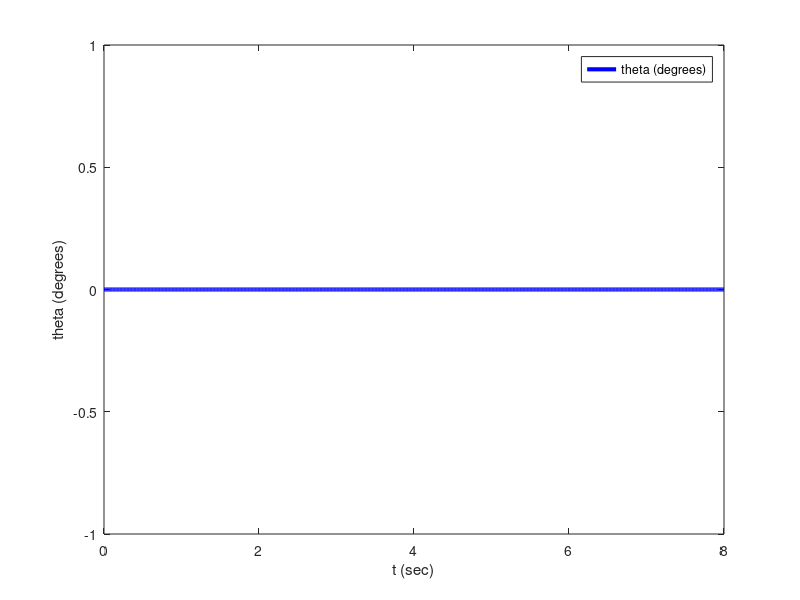

Write MATLAB code to recreate this figure.
function [t,VAR,Output] = MGSpinStability3DRigidBodyWithBodyXYZAngles
%===========================================================================
% File: MGSpinStability3DRigidBodyWithBodyXYZAngles.m created May 10 2019 by MotionGenesis 5.9.
% Portions copyright (c) 2009-2019 Motion Genesis LLC.  Rights reserved.
% MotionGenesis Student Licensee: clayFreeman19. (until February 2022).
% Paid-up MotionGenesis Student licensees are granted the right
% to distribute this code for legal student-academic (non-professional) purposes only,
% provided this copyright notice appears in all copies and distributions.
%===========================================================================
% The software is provided "as is", without warranty of any kind, express or    
% implied, including but not limited to the warranties of merchantability or    
% fitness for a particular purpose. In no event shall the authors, contributors,
% or copyright holders be liable for any claim, damages or other liability,     
% whether in an action of contract, tort, or otherwise, arising from, out of, or
% in connection with the software or the use or other dealings in the software. 
%===========================================================================
eventDetectedByIntegratorTerminate1OrContinue0 = [];
wx=0; wy=0; wz=0;
q1Dt=0; q2Dt=0; q3Dt=0; theta=0;


%-------------------------------+--------------------------+-------------------+-----------------
% Quantity                      | Value                    | Units             | Description
%-------------------------------|--------------------------|-------------------|-----------------
q1                              =  0;                      % degrees             Initial Value
q2                              =  0;                      % degrees             Initial Value
q3                              =  0;                      % degrees             Initial Value

tInitial                        =  0.0;                    % second              Initial Time
tFinal                          =  8;                      % sec                 Final Time
tStep                           =  0.01;                   % sec                 Integration Step
printIntScreen                  =  1;                      % 0 or +integer       0 is NO screen output
printIntFile                    =  1;                      % 0 or +integer       0 is NO file   output
absError                        =  1.0E-7;                 %                     Absolute Error
relError                        =  1.0E-08;                %                     Relative Error
%-------------------------------+--------------------------+-------------------+-----------------

% Unit conversions
DEGtoRAD = pi / 180.0;
RADtoDEG = 180.0 / pi;
q1 = q1 * DEGtoRAD;
q2 = q2 * DEGtoRAD;
q3 = q3 * DEGtoRAD;

VAR = SetMatrixFromNamedQuantities;
[t,VAR,Output] = IntegrateForwardOrBackward( tInitial, tFinal, tStep, absError, relError, VAR, printIntScreen, printIntFile );
OutputToScreenOrFile( [], 0, 0 );   % Close output files.
PlotOutputFiles;


%===========================================================================
function sys = mdlDerivatives( t, VAR, uSimulink )
%===========================================================================
SetNamedQuantitiesFromMatrix( VAR );

% Quantities to be specified (not assigned in MotionGenesis).
wx = 0;
wy = 0;
wz = 0;

q1Dt = (wx*cos(q3)-wy*sin(q3))/cos(q2);
q2Dt = wx*sin(q3) + wy*cos(q3);
q3Dt = wz - tan(q2)*(wx*cos(q3)-wy*sin(q3));

sys = transpose( SetMatrixOfDerivativesPriorToIntegrationStep );
end



%===========================================================================
function VAR = SetMatrixFromNamedQuantities
%===========================================================================
VAR = zeros( 1, 3 );
VAR(1) = q1;
VAR(2) = q2;
VAR(3) = q3;
end


%===========================================================================
function SetNamedQuantitiesFromMatrix( VAR )
%===========================================================================
q1 = VAR(1);
q2 = VAR(2);
q3 = VAR(3);
end


%===========================================================================
function VARp = SetMatrixOfDerivativesPriorToIntegrationStep
%===========================================================================
VARp = zeros( 1, 3 );
VARp(1) = q1Dt;
VARp(2) = q2Dt;
VARp(3) = q3Dt;
end



%===========================================================================
function Output = mdlOutputs( t, VAR, uSimulink )
%===========================================================================
theta = acos(cos(q1)*cos(q3)-sin(q1)*sin(q2)*sin(q3));

Output = zeros( 1, 2 );
Output(1) = t;
Output(2) = theta*RADtoDEG;
end


%===========================================================================
function OutputToScreenOrFile( Output, shouldPrintToScreen, shouldPrintToFile )
%===========================================================================
persistent FileIdentifier hasHeaderInformationBeenWritten;

if( isempty(Output) ),
   if( ~isempty(FileIdentifier) ),
      fclose( FileIdentifier(1) );
      clear FileIdentifier;
      fprintf( 1, '\n Output is in the file MGSpinStability3DRigidBodyWithBodyXYZAngles.1\n\n' );
   end
   clear hasHeaderInformationBeenWritten;
   return;
end

if( isempty(hasHeaderInformationBeenWritten) ),
   if( shouldPrintToScreen ),
      fprintf( 1,                '%%       t            theta\n' );
      fprintf( 1,                '%%     (sec)        (degrees)\n\n' );
   end
   if( shouldPrintToFile && isempty(FileIdentifier) ),
      FileIdentifier(1) = fopen('MGSpinStability3DRigidBodyWithBodyXYZAngles.1', 'wt');   if( FileIdentifier(1) == -1 ), error('Error: unable to open file MGSpinStability3DRigidBodyWithBodyXYZAngles.1'); end
      fprintf(FileIdentifier(1), '%% FILE: MGSpinStability3DRigidBodyWithBodyXYZAngles.1\n%%\n' );
      fprintf(FileIdentifier(1), '%%       t            theta\n' );
      fprintf(FileIdentifier(1), '%%     (sec)        (degrees)\n\n' );
   end
   hasHeaderInformationBeenWritten = 1;
end

if( shouldPrintToScreen ), WriteNumericalData( 1,                 Output(1:2) );  end
if( shouldPrintToFile ),   WriteNumericalData( FileIdentifier(1), Output(1:2) );  end
end


%===========================================================================
function WriteNumericalData( fileIdentifier, Output )
%===========================================================================
numberOfOutputQuantities = length( Output );
if( numberOfOutputQuantities > 0 ),
   for( i = 1 : numberOfOutputQuantities ),
      fprintf( fileIdentifier, ' %- 14.6E', Output(i) );
   end
   fprintf( fileIdentifier, '\n' );
end
end



%===========================================================================
function PlotOutputFiles
%===========================================================================
if( printIntFile == 0 ),  return;  end
figure;
data = load( 'MGSpinStability3DRigidBodyWithBodyXYZAngles.1' ); 
plot( data(:,1),data(:,2),'-b', 'LineWidth',3 );
legend( 'theta (degrees)' );
xlabel('t (sec)');   ylabel('theta (degrees)');   % title('Some plot title');
clear data;
end



%===========================================================================
function [functionsToEvaluateForEvent, eventTerminatesIntegration1Otherwise0ToContinue, eventDirection_AscendingIs1_CrossingIs0_DescendingIsNegative1] = EventDetection( t, VAR, uSimulink )
%===========================================================================
% Detects when designated functions are zero or cross zero with positive or negative slope.
% Step 1: Uncomment call to mdlDerivatives and mdlOutputs.
% Step 2: Change functionsToEvaluateForEvent,                      e.g., change  []  to  [t - 5.67]  to stop at t = 5.67.
% Step 3: Change eventTerminatesIntegration1Otherwise0ToContinue,  e.g., change  []  to  [1]  to stop integrating.
% Step 4: Change eventDirection_AscendingIs1_CrossingIs0_DescendingIsNegative1,  e.g., change  []  to  [1].
% Step 5: Possibly modify function EventDetectedByIntegrator (if eventTerminatesIntegration1Otherwise0ToContinue is 0).
%---------------------------------------------------------------------------
% mdlDerivatives( t, VAR, uSimulink );        % UNCOMMENT FOR EVENT HANDLING
% mdlOutputs(     t, VAR, uSimulink );        % UNCOMMENT FOR EVENT HANDLING
functionsToEvaluateForEvent = [];
eventTerminatesIntegration1Otherwise0ToContinue = [];
eventDirection_AscendingIs1_CrossingIs0_DescendingIsNegative1 = [];
eventDetectedByIntegratorTerminate1OrContinue0 = eventTerminatesIntegration1Otherwise0ToContinue;
end


%===========================================================================
function [isIntegrationFinished, VAR] = EventDetectedByIntegrator( t, VAR, nIndexOfEvents )
%===========================================================================
isIntegrationFinished = eventDetectedByIntegratorTerminate1OrContinue0( nIndexOfEvents );
if( ~isIntegrationFinished ),
   SetNamedQuantitiesFromMatrix( VAR );
%  Put code here to modify how integration continues.
   VAR = SetMatrixFromNamedQuantities;
end
end



%===========================================================================
function [t,VAR,Output] = IntegrateForwardOrBackward( tInitial, tFinal, tStep, absError, relError, VAR, printIntScreen, printIntFile )
%===========================================================================
OdeMatlabOptions = odeset( 'RelTol',relError, 'AbsTol',absError, 'MaxStep',tStep, 'Events',@EventDetection );
t = tInitial;                 epsilonT = 0.001*tStep;                   tFinalMinusEpsilonT = tFinal - epsilonT;
printCounterScreen = 0;       integrateForward = tFinal >= tInitial;    tAtEndOfIntegrationStep = t + tStep;
printCounterFile   = 0;       isIntegrationFinished = 0;
mdlDerivatives( t, VAR, 0 );
while 1,
   if( (integrateForward && t >= tFinalMinusEpsilonT) || (~integrateForward && t <= tFinalMinusEpsilonT) ), isIntegrationFinished = 1;  end
   shouldPrintToScreen = printIntScreen && ( isIntegrationFinished || printCounterScreen <= 0.01 );
   shouldPrintToFile   = printIntFile   && ( isIntegrationFinished || printCounterFile   <= 0.01 );
   if( isIntegrationFinished || shouldPrintToScreen || shouldPrintToFile ),
      Output = mdlOutputs( t, VAR, 0 );
      OutputToScreenOrFile( Output, shouldPrintToScreen, shouldPrintToFile );
      if( isIntegrationFinished ), break;  end
      if( shouldPrintToScreen ), printCounterScreen = printIntScreen;  end
      if( shouldPrintToFile ),   printCounterFile   = printIntFile;    end
   end
   [TimeOdeArray, VarOdeArray, timeEventOccurredInIntegrationStep, nStatesArraysAtEvent, nIndexOfEvents] = ode45( @mdlDerivatives, [t tAtEndOfIntegrationStep], VAR, OdeMatlabOptions, 0 );
   if( isempty(timeEventOccurredInIntegrationStep) ),
      lastIndex = length( TimeOdeArray );
      t = TimeOdeArray( lastIndex );
      VAR = VarOdeArray( lastIndex, : );
      printCounterScreen = printCounterScreen - 1;
      printCounterFile   = printCounterFile   - 1;
      if( abs(tAtEndOfIntegrationStep - t) >= abs(epsilonT) ), warning('numerical integration failed'); break;  end
      tAtEndOfIntegrationStep = t + tStep;
      if( (integrateForward && tAtEndOfIntegrationStep > tFinal) || (~integrateForward && tAtEndOfIntegrationStep < tFinal) ) tAtEndOfIntegrationStep = tFinal;  end
   else
      t = timeEventOccurredInIntegrationStep( 1 );    % time  at firstEvent = 1 during this integration step.
      VAR = nStatesArraysAtEvent( 1, : );             % state at firstEvent = 1 during this integration step.
      printCounterScreen = 0;
      printCounterFile   = 0;
      [isIntegrationFinished, VAR] = EventDetectedByIntegrator( t, VAR, nIndexOfEvents(1) );
   end
end
end


%====================================================================
end    % End of function MGSpinStability3DRigidBodyWithBodyXYZAngles
%====================================================================
